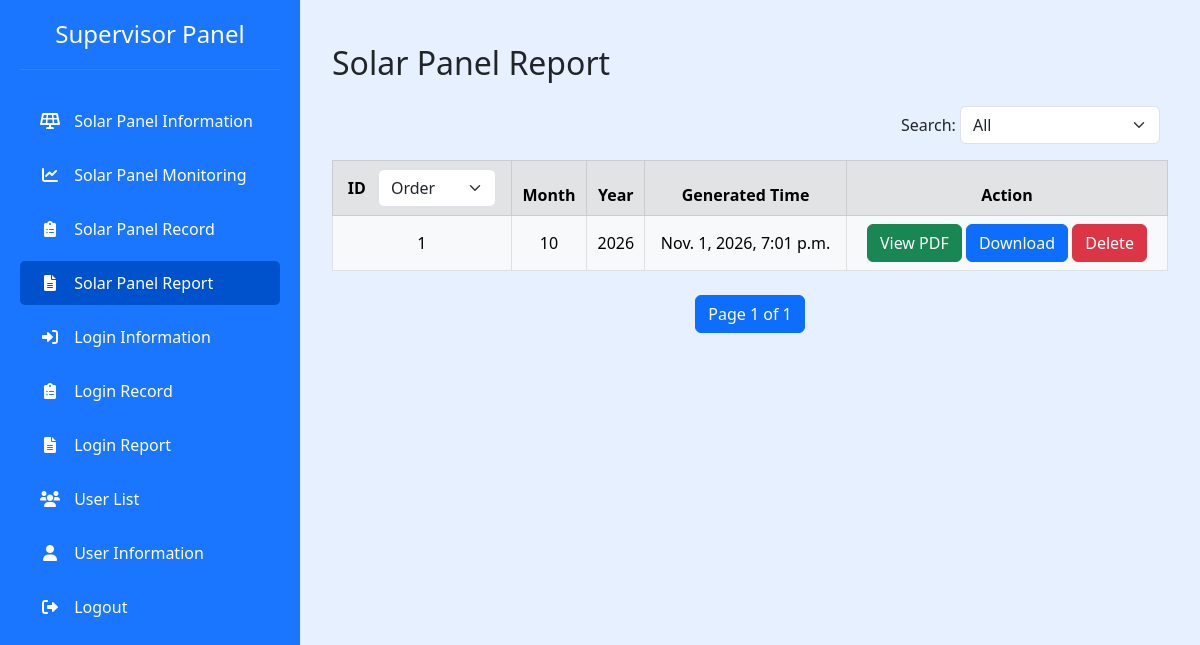
Screenshot of /solar_panel_report/ (signed in) with the database file from the repository.
### solar_panel/models.py (models this page shows)
class SolarPanelReport(models.Model):
    month = models.IntegerField()
    year = models.IntegerField()
    generated_time = models.DateTimeField(auto_now_add=True)
    class Meta:
        db_table = "solar_panel_report"

### solar_panel/views.py (the view, shortened to what this page needs)
# urls.py: path("solar_panel_report/", views.ReportOfSolarPanel.as_view(), name="solar_panel_report"),
class ReportOfSolarPanel(LoginRequiredMixin, View):
    def get(self, request, page=1):
        user = request.user
        permission = 1 if user.is_superuser else (2 if user.is_staff else 3)
        solar_panel_report_list = SolarPanelReport.objects.all()
        solar_panel_report_list = get_data_by_page(solar_panel_report_list, page)[0]
        is_paginated = get_data_by_page(solar_panel_report_list, page)[1]
        return render(request, "solar_panel/solar_panel_report.html", {
            "permission": permission,
            "solar_panel_report_list": solar_panel_report_list, "is_paginated": is_paginated,
        })

### utils/general_function.py (called while the page is built)
def verify_network_address(request):
    ip = request.META.get("REMOTE_ADDR")
    network_address = LoginInfo.objects.filter(ip=ip).first()
    if network_address:
        if network_address.blacklist:
            return hint_message(request, "Your IP has been blocked.", "login:login")
    return True

def get_data_by_page(data, page):
    paginator = Paginator(data, 10)
    page = page
    try:
        data = paginator.page(page)
    except PageNotAnInteger:
        data = paginator.page(1)
    except EmptyPage:
        data = paginator.page(paginator.num_pages)
    is_paginated = True if paginator.num_pages > 1 else False
    return [data, is_paginated]

### templates/solar_panel/solar_panel_report.html (shortened to what this page needs)
{% extends "navigation_bar.html" %}
{% load static %}
{% block content %}
    <link rel="stylesheet" href="{% static 'css/color.css' %}">
    <h2 class="mb-4">Solar Panel Report</h2>
    <div class="d-flex justify-content-between align-items-center mb-3">
        <div class="d-flex ms-auto">
            <form method="post" class="d-flex align-items-center" id="filter_form">
                <div class="form-group d-flex align-items-center me-2">
                    Search:&nbsp;
                    <select class="form-select" id="filter_select" name="filter_select" style="width: 200px"
                            onchange="ChangeFilterSelect()">
                        <option value="1" {% if filter_select == "1" %}selected{% endif %}>All</option>
                    </select>
                </div>
            </form>
        </div>
    </div>
    <div class="data_list">
        <table class="table table-bordered table-hover align-middle text-center">
            <thead class="table-secondary">
            <tr>
                <th>ID
                    <div class="d-inline-block ms-2">
                        <form method="post" class="d-inline">
                            <select class="form-select me-2" id="order_by" name="order_by"
                                    onchange="this.form.submit()">
                                <option value="1" {% if order_by == "1" %}selected{% endif %}>Order</option>
                            </select>
                        </form>
                    </div>
                </th>
                <th>Month</th>
                <th>Year</th>
                <th>Generated Time</th>
                <th>Action</th>
            </tr>
            </thead>
            {% if solar_panel_report_list %}
                {% for solar_panel_report in solar_panel_report_list %}
                    <tbody class="table-light">
                    <tr>
                        <td>{{ solar_panel_report.id }}</td>
                        <td>{{ solar_panel_report.month }}</td>
                        <td>{{ solar_panel_report.year }}</td>
                        <td>{{ solar_panel_report.generated_time }}</td>
                        <td>
                            <a href="{% url 'solar_panel:solar_panel_report_pdf' solar_panel_report.id 0 %}"
                               class="btn btn-success" target="_blank">
                                 View PDF
                            </a>
                            <a href="{% url 'solar_panel:solar_panel_report_pdf' solar_panel_report.id 1 %}"
                               class="btn btn-primary">
                                 Download
                            </a>
                            {% if permission == 1 %}
                                <a href="{% url 'solar_panel:delete_solar_panel_report' solar_panel_report.id %}"
                                        class="btn btn-danger"
                                        onclick="return confirm('Do you want to delete this report?')"
                                >Delete</a>
                            {% endif %}
                        </td>
                    </tr>
                    </tbody>
                {% endfor %}
            {% endif %}
        </table>
        {% if solar_panel_report_list %}
            <div class="d-flex justify-content-center mt-4">
                <nav aria-label="Page navigation">
                    <ul class="pagination">
                        <li class="page-item disabled">
                <span class="btn btn-primary">
                    Page {{ solar_panel_report_list.number }} of {{ solar_panel_report_list.paginator.num_pages }}
                </span>
                        </li>
                    </ul>
                </nav>
            </div>
        {% else %}
            <div class="text-center my-4" style="font-size: 1.5rem;">
                No Data
            </div>
        {% endif %}
    </div>
{% endblock %}

### templates/navigation_bar.html (style rules this page uses)
:root { --primary-blue: #1a75ff; --hover-blue: #0052cc; --light-blue: #e6f0ff; }
body { margin: 0; }

### rows the page displays
SolarPanelReport: id "1", month "10", year "2026", generated_time "Nov. 1, 2026, 7:01 p.m."

### other values shown
{{ solar_panel_report_list.number }} "1"
{{ solar_panel_report_list.paginator.num_pages }} "1"
